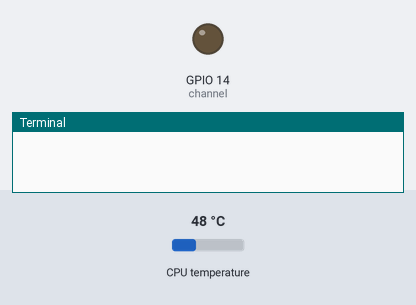
This program was run on a simulated Raspberry Pi (BCM pin numbers). Shown: output pins drawn as LEDs (lit = HIGH), the last lines printed to the terminal. The inputs (shaded band) are chosen by the test bench; at power-on: CPU temperature 48 °C. The clock reads 2024-03-15 10:24:30 at power-on unless the program sets it.

Above: at 1.2 s.
1.3 s: CPU temperature set to 46 °C
15.3 s: CPU temperature set to 43 °C
26.5 s: CPU temperature set to 58 °C
At 27.2 s:
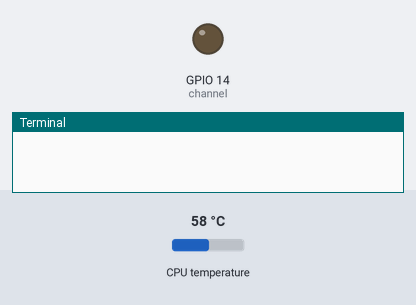
37.7 s: CPU temperature set to 31 °C
At 46.3 s:
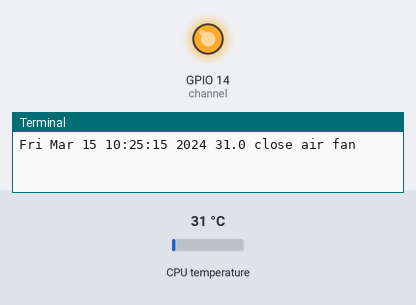
Timing chart, 0 to 47.8 s (numbered marks = the images above; inputs shaded):
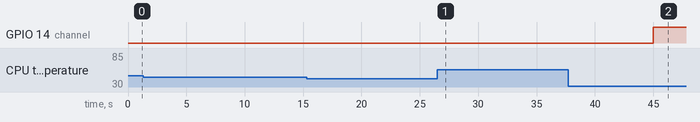

Measured:
- after the input at 1.3 s, every drawn part: stays the same
- after the input at 15.3 s, every drawn part: stays the same
- after the input at 26.5 s, GPIO 14 (channel): stays LOW (without the input it goes to HIGH after 3.5 s)
- after the input at 37.7 s, GPIO 14 (channel): LOW → HIGH after 7.3 s

The program:

tempfan.py
```python
#!/usr/bin/python2
import sys
import time
try:
    import RPi.GPIO as GPIO
except RuntimeError:
    print("Error importing RPi.GPIO!  This is probably because you need superuser privileges.  You can achieve this by using 'sudo' to run your script")


def cpu_temp():
    with open("/sys/class/thermal/thermal_zone0/temp", 'r') as f:
        return float(f.read())/1000


def main():
    channel = 14
    GPIO.setmode(GPIO.BCM)
    GPIO.setwarnings(False)

    # open air fan first
    GPIO.setup(channel, GPIO.OUT, initial=GPIO.LOW)
    is_close = False
    while True:
        temp = cpu_temp()
        if is_close == True:
            if temp > 50.0: # 高于 50℃ 自动开启风扇
                print(time.ctime(), temp, 'open air fan')
                GPIO.output(channel, GPIO.LOW)
                is_close = False
        else:
            if temp < 45.0: # 低于45℃ 风扇自动关闭
                print(time.ctime(), temp, 'close air fan')
                GPIO.output(channel, GPIO.HIGH)
                is_close = True

        time.sleep(15.0)
        #print time.ctime(), temp, is_close


if __name__ == '__main__':
    main()
```
